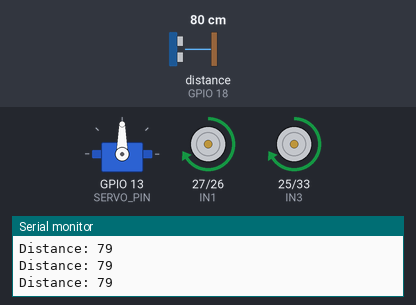
A sketch run on a simulated ESP32. Parts: servo, motor-driver pin pairs drawn as motors (green arrow = first pin HIGH = forward, orange = second pin HIGH = backward, longer = more drive, scaled by the enable pin), the last lines printed to the serial monitor. Wiring (inferred from the names in the program): ultrasonic range finder: trigger GPIO 5; echo GPIO 18. The inputs (shaded band) are chosen by the test bench; at power-on: distance to the obstacle (sensor on GPIO 18) 80 cm. The echo pulse lasts 58.3 µs per cm.

Above: at 2.2 s.
2.3 s: distance to the obstacle (sensor on GPIO 18) set to 23 cm
3.8 s: distance to the obstacle (sensor on GPIO 18) set to 19 cm
At 6.5 s:
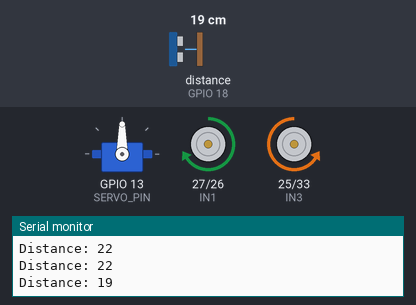
6.8 s: distance to the obstacle (sensor on GPIO 18) set to 35 cm
At 7.6 s:
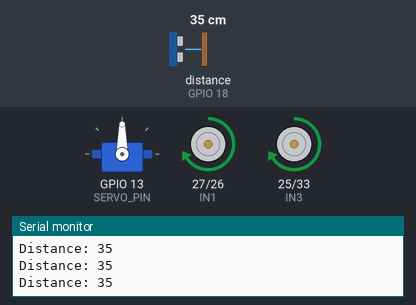
8.5 s: distance to the obstacle (sensor on GPIO 18) set to 2 cm
At 9.08 s:
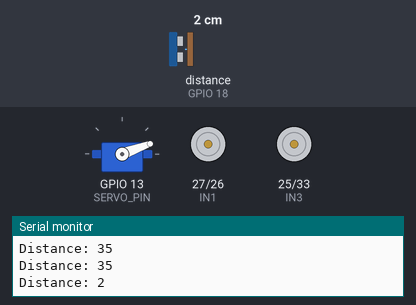
Timing chart, 0 to 12.5 s (numbered marks = the images above; inputs shaded):
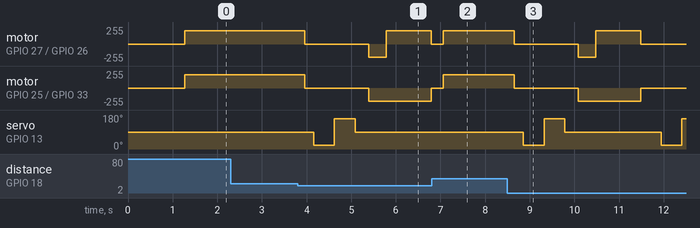

Measured:
- the behaviour switches between 21 and 20 cm on distance to the obstacle (sensor on GPIO 18) (found by bisection; images 0 and 1)
- after the input at 3.8 s, motor on GPIO 27 (IN1) / GPIO 26 (IN2): forward 199/255 → stopped after 0.16 s, → backward 199/255 1.4 s later, → forward 199/255 0.40 s later, → stopped 1.0 s later; motor on GPIO 25 (IN3) / GPIO 33 (IN4): forward 199/255 → stopped after 0.16 s, → backward 199/255 1.4 s later, → stopped 1.4 s later
- after the input at 6.8 s, motor on GPIO 27 (IN1) / GPIO 26 (IN2), motor on GPIO 25 (IN3) / GPIO 33 (IN4): stopped → forward 199/255 after 0.26 s; servo on GPIO 13 (SERVO_PIN): stays 90° (without the input it goes to 20° after 0.45 s)
- after the input at 8.5 s, motor on GPIO 27 (IN1) / GPIO 26 (IN2): forward 199/255 → stopped after 0.16 s, → backward 199/255 1.4 s later, → forward 199/255 0.40 s later, → stopped 1.0 s later; motor on GPIO 25 (IN3) / GPIO 33 (IN4): forward 199/255 → stopped after 0.16 s, → backward 199/255 1.4 s later, → stopped 1.4 s later

The sketch:

esp32_obstacle_car__1_.ino
```cpp
/*
  ESP32 Obstacle-Avoiding Car
  ---------------------------
  Components:
    - ESP32 Dev Board
    - L298N Motor Driver
    - 2x/4x DC Motors
    - HC-SR04 Ultrasonic Sensor
    - SG90 Servo (sensor sweep)

  Behavior:
    Car drives forward. When an obstacle is detected within
    STOP_DISTANCE, it stops, sweeps the ultrasonic sensor left/right
    to find the clearest path, then turns and continues.
*/

#include <ESP32Servo.h>

// ---------- Motor Driver Pins ----------
#define ENA 14   // Left motor speed (PWM)
#define IN1 27
#define IN2 26
#define IN3 25
#define IN4 33
#define ENB 32   // Right motor speed (PWM)

// ---------- Ultrasonic Sensor Pins ----------
#define TRIG_PIN 5
#define ECHO_PIN 18

// ---------- Servo Pin ----------
#define SERVO_PIN 13

// ---------- PWM (LEDC) Config ----------
#define PWM_FREQ 1000
#define PWM_RES  8       // 8-bit -> 0-255
#define PWM_CH_A 0
#define PWM_CH_B 1

// ---------- Tunables ----------
const int STOP_DISTANCE = 20;   // cm - stop and decide when closer than this
const int SPEED = 200;          // 0-255
const int TURN_TIME = 500;      // ms to turn ~90 degrees, tune for your car

Servo sensorServo;

// ---------- Motor Control Functions ----------
void motorsStop() {
  ledcWrite(PWM_CH_A, 0);
  ledcWrite(PWM_CH_B, 0);
  digitalWrite(IN1, LOW);
  digitalWrite(IN2, LOW);
  digitalWrite(IN3, LOW);
  digitalWrite(IN4, LOW);
}

void motorsForward(int speed) {
  digitalWrite(IN1, HIGH);
  digitalWrite(IN2, LOW);
  digitalWrite(IN3, HIGH);
  digitalWrite(IN4, LOW);
  ledcWrite(PWM_CH_A, speed);
  ledcWrite(PWM_CH_B, speed);
}

void motorsBackward(int speed) {
  digitalWrite(IN1, LOW);
  digitalWrite(IN2, HIGH);
  digitalWrite(IN3, LOW);
  digitalWrite(IN4, HIGH);
  ledcWrite(PWM_CH_A, speed);
  ledcWrite(PWM_CH_B, speed);
}

void turnLeft(int speed) {
  digitalWrite(IN1, LOW);
  digitalWrite(IN2, HIGH);
  digitalWrite(IN3, HIGH);
  digitalWrite(IN4, LOW);
  ledcWrite(PWM_CH_A, speed);
  ledcWrite(PWM_CH_B, speed);
}

void turnRight(int speed) {
  digitalWrite(IN1, HIGH);
  digitalWrite(IN2, LOW);
  digitalWrite(IN3, LOW);
  digitalWrite(IN4, HIGH);
  ledcWrite(PWM_CH_A, speed);
  ledcWrite(PWM_CH_B, speed);
}

// ---------- Ultrasonic Distance ----------
long getDistanceCM() {
  digitalWrite(TRIG_PIN, LOW);
  delayMicroseconds(2);
  digitalWrite(TRIG_PIN, HIGH);
  delayMicroseconds(10);
  digitalWrite(TRIG_PIN, LOW);

  long duration = pulseIn(ECHO_PIN, HIGH, 30000); // 30ms timeout (~5m range)
  if (duration == 0) return 999; // no echo = treat as clear

  long distance = duration * 0.0343 / 2; // speed of sound = 343 m/s
  return distance;
}

// Average a few readings for stability
long getStableDistance() {
  long sum = 0;
  int samples = 3;
  for (int i = 0; i < samples; i++) {
    sum += getDistanceCM();
    delay(20);
  }
  return sum / samples;
}

// ---------- Setup ----------
void setup() {
  Serial.begin(115200);

  pinMode(IN1, OUTPUT);
  pinMode(IN2, OUTPUT);
  pinMode(IN3, OUTPUT);
  pinMode(IN4, OUTPUT);

  ledcSetup(PWM_CH_A, PWM_FREQ, PWM_RES);
  ledcAttachPin(ENA, PWM_CH_A);
  ledcSetup(PWM_CH_B, PWM_FREQ, PWM_RES);
  ledcAttachPin(ENB, PWM_CH_B);

  pinMode(TRIG_PIN, OUTPUT);
  pinMode(ECHO_PIN, INPUT);

  sensorServo.setPeriodHertz(50);
  sensorServo.attach(SERVO_PIN, 500, 2400);
  sensorServo.write(90); // center

  motorsStop();
  delay(1000);
}

// ---------- Main Loop ----------
void loop() {
  sensorServo.write(90); // look forward
  delay(200);
  long distance = getStableDistance();

  Serial.print("Distance: ");
  Serial.println(distance);

  if (distance > STOP_DISTANCE) {
    motorsForward(SPEED);
  } else {
    motorsStop();
    delay(200);

    // Look right
    sensorServo.write(20);
    delay(400);
    long distRight = getStableDistance();

    // Look left
    sensorServo.write(160);
    delay(400);
    long distLeft = getStableDistance();

    // Recenter
    sensorServo.write(90);
    delay(300);

    if (distLeft > distRight && distLeft > STOP_DISTANCE) {
      turnLeft(SPEED);
      delay(TURN_TIME);
    } else if (distRight > STOP_DISTANCE) {
      turnRight(SPEED);
      delay(TURN_TIME);
    } else {
      // Both blocked, back up then turn
      motorsBackward(SPEED);
      delay(400);
      turnRight(SPEED);
      delay(TURN_TIME * 2);
    }
    motorsStop();
  }
}
```
